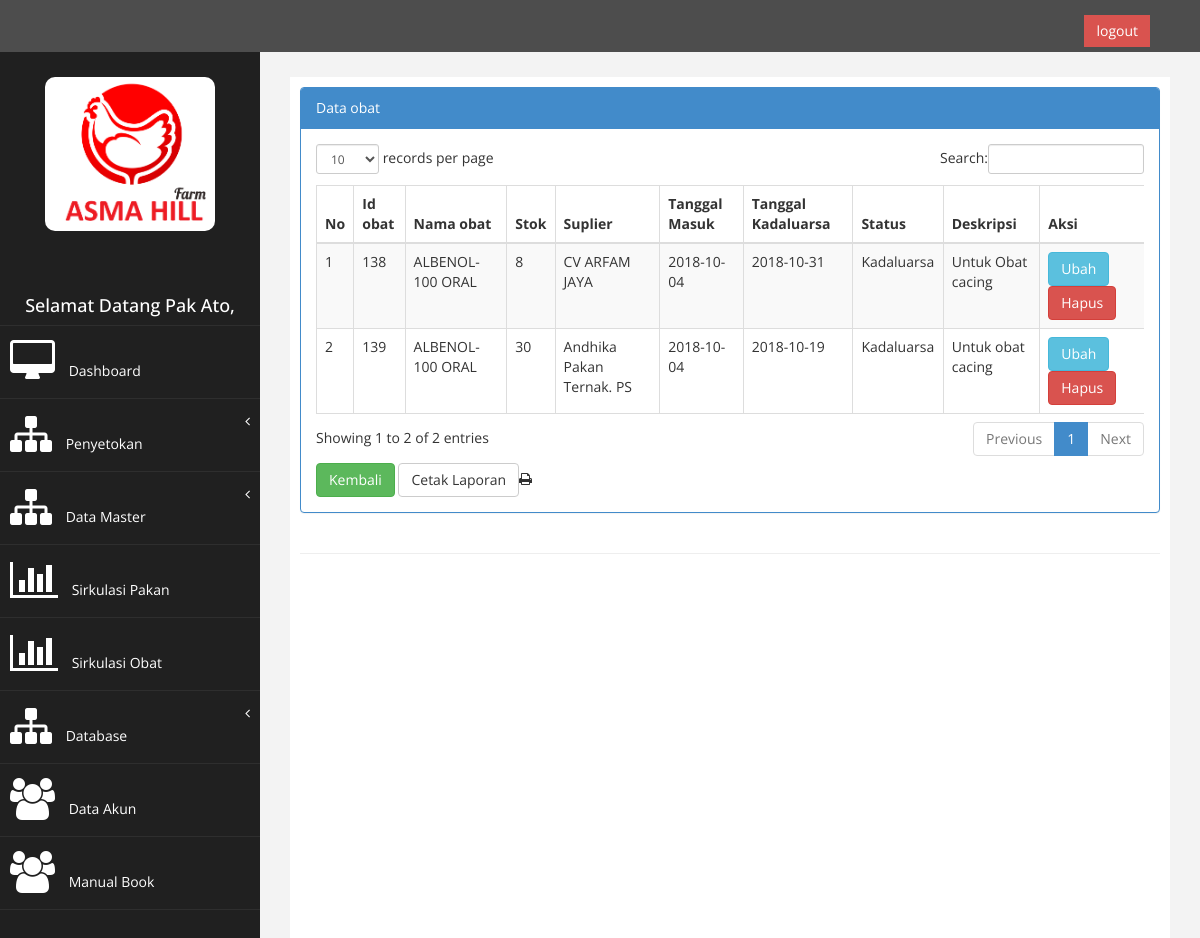
The page /index.php?page=view_obat&aksi=data_obat&id=4 (signed in) on the database its author committed.
### tables this page shows
CREATE TABLE `tb_obat` (
  `id_obat` int(9) NOT NULL AUTO_INCREMENT,
  `nama_obat` varchar(250) NOT NULL,
  `stok` int(11) NOT NULL,
  `id_suplier` int(5) NOT NULL,
  `id_kategori` int(11) NOT NULL,
  `tgl_masuk` date NOT NULL,
  `tgl_kadaluarsa` date NOT NULL,
  `deskripsi` varchar(100) NOT NULL,
  PRIMARY KEY (`id_obat`),
  KEY `id_suplier` (`id_suplier`),
  CONSTRAINT `tb_obat_ibfk_1` FOREIGN KEY (`id_suplier`) REFERENCES `tb_suplier` (`id_suplier`) ON DELETE CASCADE ON UPDATE CASCADE
);

CREATE TABLE `tb_suplier` (
  `id_suplier` int(5) NOT NULL AUTO_INCREMENT,
  `nama_suplier` varchar(250) NOT NULL,
  `alamat_suplier` varchar(250) NOT NULL,
  `tlp_suplier` varchar(12) NOT NULL,
  PRIMARY KEY (`id_suplier`)
);

### page/data_obat/data_obat.php (the view, shortened to what this page needs)
<div class="row">
                <div class="col-md-12">
                    <div class="panel panel-primary">
                        <div class="panel-heading">
                             Data obat
                        </div>
                        <div class="panel-body">
                            <div class="table-responsive">
                                <table class="table table-striped table-bordered table-hover" id="dataTables-example">
                                    <thead>
                                        <tr>
                                            <th>No</th>
                                            <th>Id obat</th>
                                            <th>Nama obat</th>
                                            <th>Stok</th>
                                            <th>Suplier</th>
                                            <th>Tanggal Masuk</th>
                                            <th>Tanggal Kadaluarsa</th>
                                            <th>Status</th>
                                            <th>Deskripsi</th>
                                            <th>Aksi</th>
                                        </tr>
                                    </thead>
                                    <tbody>
                                    <?php error_reporting(E_ALL ^ E_NOTICE);
                                    $no = 1;
                                    $sql = $koneksi->query("select tb_obat.id_obat,tb_obat.nama_obat, tb_obat.stok, tb_obat.id_suplier, tb_obat.tgl_masuk, tb_obat.tgl_kadaluarsa, tb_suplier.nama_suplier,IF(DATEDIFF(NOW(),tgl_kadaluarsa)>0,'Kadaluarsa','Belum Kadaluarsa') AS kadaluarsa, tb_obat.deskripsi from tb_obat INNER JOIN tb_suplier ON tb_obat.id_suplier=tb_suplier.id_suplier WHERE id_kategori=$_GET[id]");
                                    while ($data= $sql->fetch_assoc()){
                                    ?>
                                    <tr>
                                    <td><?php echo $no++; ?></td>
                                     <td><?php echo $data['id_obat']; ?></td>
                                    <td><?php echo $data['nama_obat']; ?></td>
                                    <td><?php echo $data['stok']; ?></td>
                                    <td><?php echo $data['nama_suplier']; ?></td>
                                    <td><?php echo $data['tgl_masuk']; ?></td>
                                    <td><?php echo $data['tgl_kadaluarsa']; ?></td>
                                    <td><?php echo $data['kadaluarsa']; ?></td>
                                  <td><?php echo $data['deskripsi']; ?></td>
                                    <td>
                                    <a href="?page=view_obat&aksi=ubah&id=<?php echo $data['id_obat'];?>"  class="btn btn-info">Ubah</a>
                                    <a onclick="return confirm('Anda Yakin Akan Menghapus Data Ini?')" href="?page=view_obat&aksi=hapus&id=<?php echo $data['id_obat']; ?>&kategori=<?php echo $_GET[id]; ?>" class="btn btn-danger">Hapus</a>
                                    </td>
                                    </tr>
                                    <?php } ?>
                                    </tbody>
                                    </table>
                                    </div>
                                 <form method="POST" action="./laporan/laporan_obat.php">
    <a href="?page=view_obat" class="btn btn-success" style="margin-bottom: : 8px";><i class="fa fa-back"></i>Kembali</a>
  <input type="submit" name="submit" value="Cetak Laporan" target="blank" class="btn btn-default" style="margin-bottom: : 8px"><li class=" fa fa-print"></li>
</form>
                                       </div>
                                        </div>
                                         </div>
                                          </div>

### assets/css/custom.css (style rules this page uses)
body { font-family: 'Open Sans', sans-serif; }

### rows shown on the page
tb_obat: id_obat "138", nama_obat "ALBENOL-100 ORAL", stok "8", id_suplier.nama_suplier "CV ARFAM JAYA", tgl_masuk "2018-10-04", tgl_kadaluarsa "2018-10-31", kadaluarsa "Kadaluarsa", deskripsi "Untuk Obat cacing"
tb_obat: id_obat "139", nama_obat "ALBENOL-100 ORAL", stok "30", id_suplier.nama_suplier "Andhika Pakan Ternak. PS", tgl_masuk "2018-10-04", tgl_kadaluarsa "2018-10-19", kadaluarsa "Kadaluarsa", deskripsi "Untuk obat cacing"

### other values the page prints
$_SESSION['nama'] "Pak Ato"
